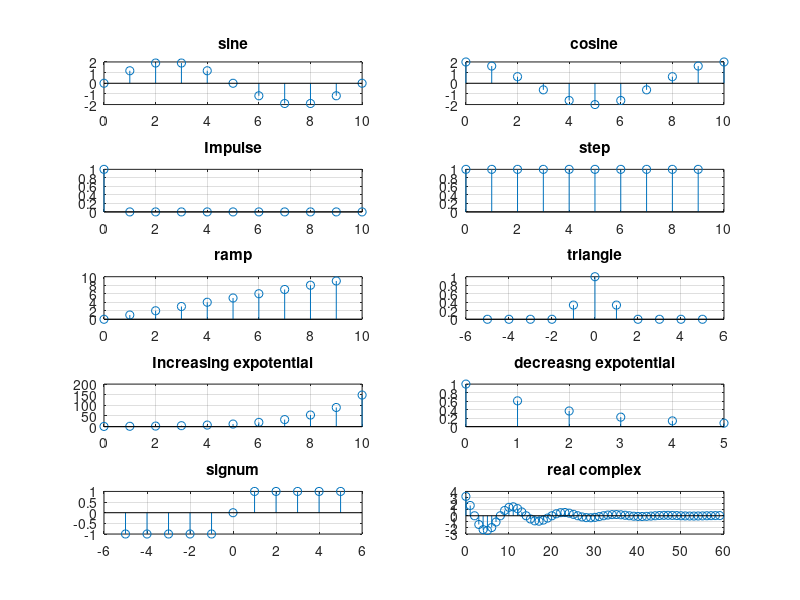
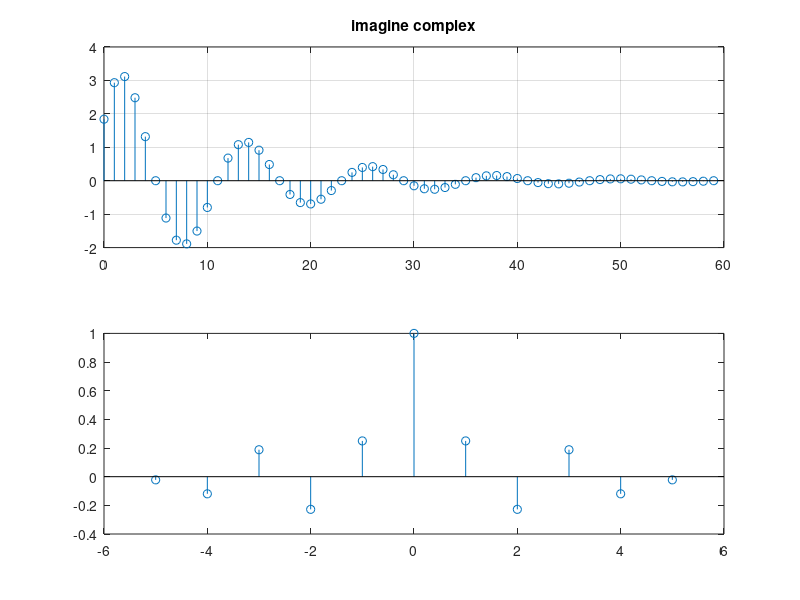

Write the MATLAB code that produced these figures, in order.
clc
t=0:1:10;
f=0.1;
x1=2*sin(2*pi*f*t);
figure()
subplot(5,2,1)
stem(t,x1)
title('sine')
grid on;
%%
x2=2*cos(2*pi*f*t);
subplot(5,2,2)
stem(t,x2)
title('cosine')
grid on;
%%
impulse= t==0;
subplot(5,2,3)
stem(t,impulse)
title('Impulse')

grid on;
%% 
n2=0:1:9;
x3=ones(1,10);
subplot(5,2,4)
stem(n2,x3)
title('step')
grid on;
%% 
x4=n2;
subplot(5,2,5)
stem(n2,x4)
title('ramp')
grid on;
%%
x5=-5:0.0025:5;
f=rectpuls(x5,1);
subplot(5,2,6)
stem(x5,f)
title('rectangle')
grid on;
%%
t1=-5:1:5;
x6=tripuls(t1,3);
subplot(5,2,6)
stem(t1,x6)
title('triangle')
grid on;
%%
x7=exp(0.5*t);
subplot(5,2,7)
stem(t,x7)
title('Increasing expotential')
grid on;
%%
t2=0:1:5;
x8=exp((-0.5)*t2);
subplot(5,2,8)
stem(t2,x8)
title('decreasng expotential')
grid on;
%%
t3=[-5 -4 -3 -2 -1 0 1 2 3 4 5];
x9=sign(t3);
subplot(529)
stem(t3,x9)
title('signum')
grid on;
%%
a=-1/12;
b=pi/6;
c=a+b*i;
t4=1:60;
x10=4*exp(c*t4);
subplot(5,2,10)
stem(t4-1,real(x10))
title('real complex');
grid on;
%% 
figure()
subplot(211)
stem(t4-1,imag(x10))
title('imagine complex');
grid on;
subplot(212)
%%
n=-5:1:5;
y=diric(n,5);
subplot(212)
stem(n,y)